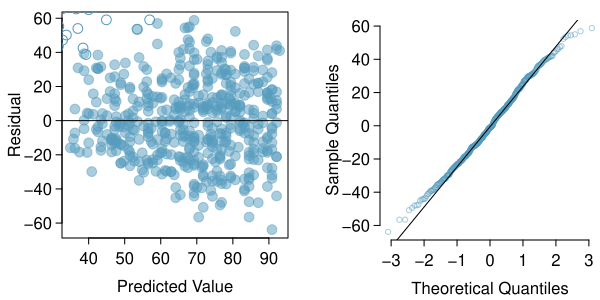

Write the R code that produced this figure.
library(openintro)
library(oibiostat)

data(COL)
data(prevend.samp)

residuals = resid(lm(RFFT ~ Statin + Age, data=prevend.samp))
predicted = predict(lm(RFFT ~ Statin + Age, data=prevend.samp))

myPDF("prevendStatinAgeResidNormPlot.pdf", 6, 3,
      mfrow = c(1, 2),
      mgp = c(1.9, 0.5, 0),
      mar = c(3, 3, .5, .5) + 0.1)
#mar = c(3, 0.2, 1.5, 0.8) + 0.1)
plot(predicted,
     residuals,
     pch = 19,
     cex = 1.3,
     col = COL[1, 3],
     xlab = "Predicted Value",
     ylab = "Residual",
     ylim = c(min(residuals), max(residuals)))
points(residuals,
       predicted,
       cex = 1.3,
       col = COL[1])
#mtext("Predicted Value", 1, 1.9)

abline(lm(residuals ~ predicted))

par(mar = c(3,4,1,0))

qqnorm(residuals,
       cex = 0.7,
       main = '',
       axes = FALSE,
       ylab = "Sample Quantiles",
       col = COL[1,3])
axis(1)
axis(2)
qqline(residuals)

dev.off()
